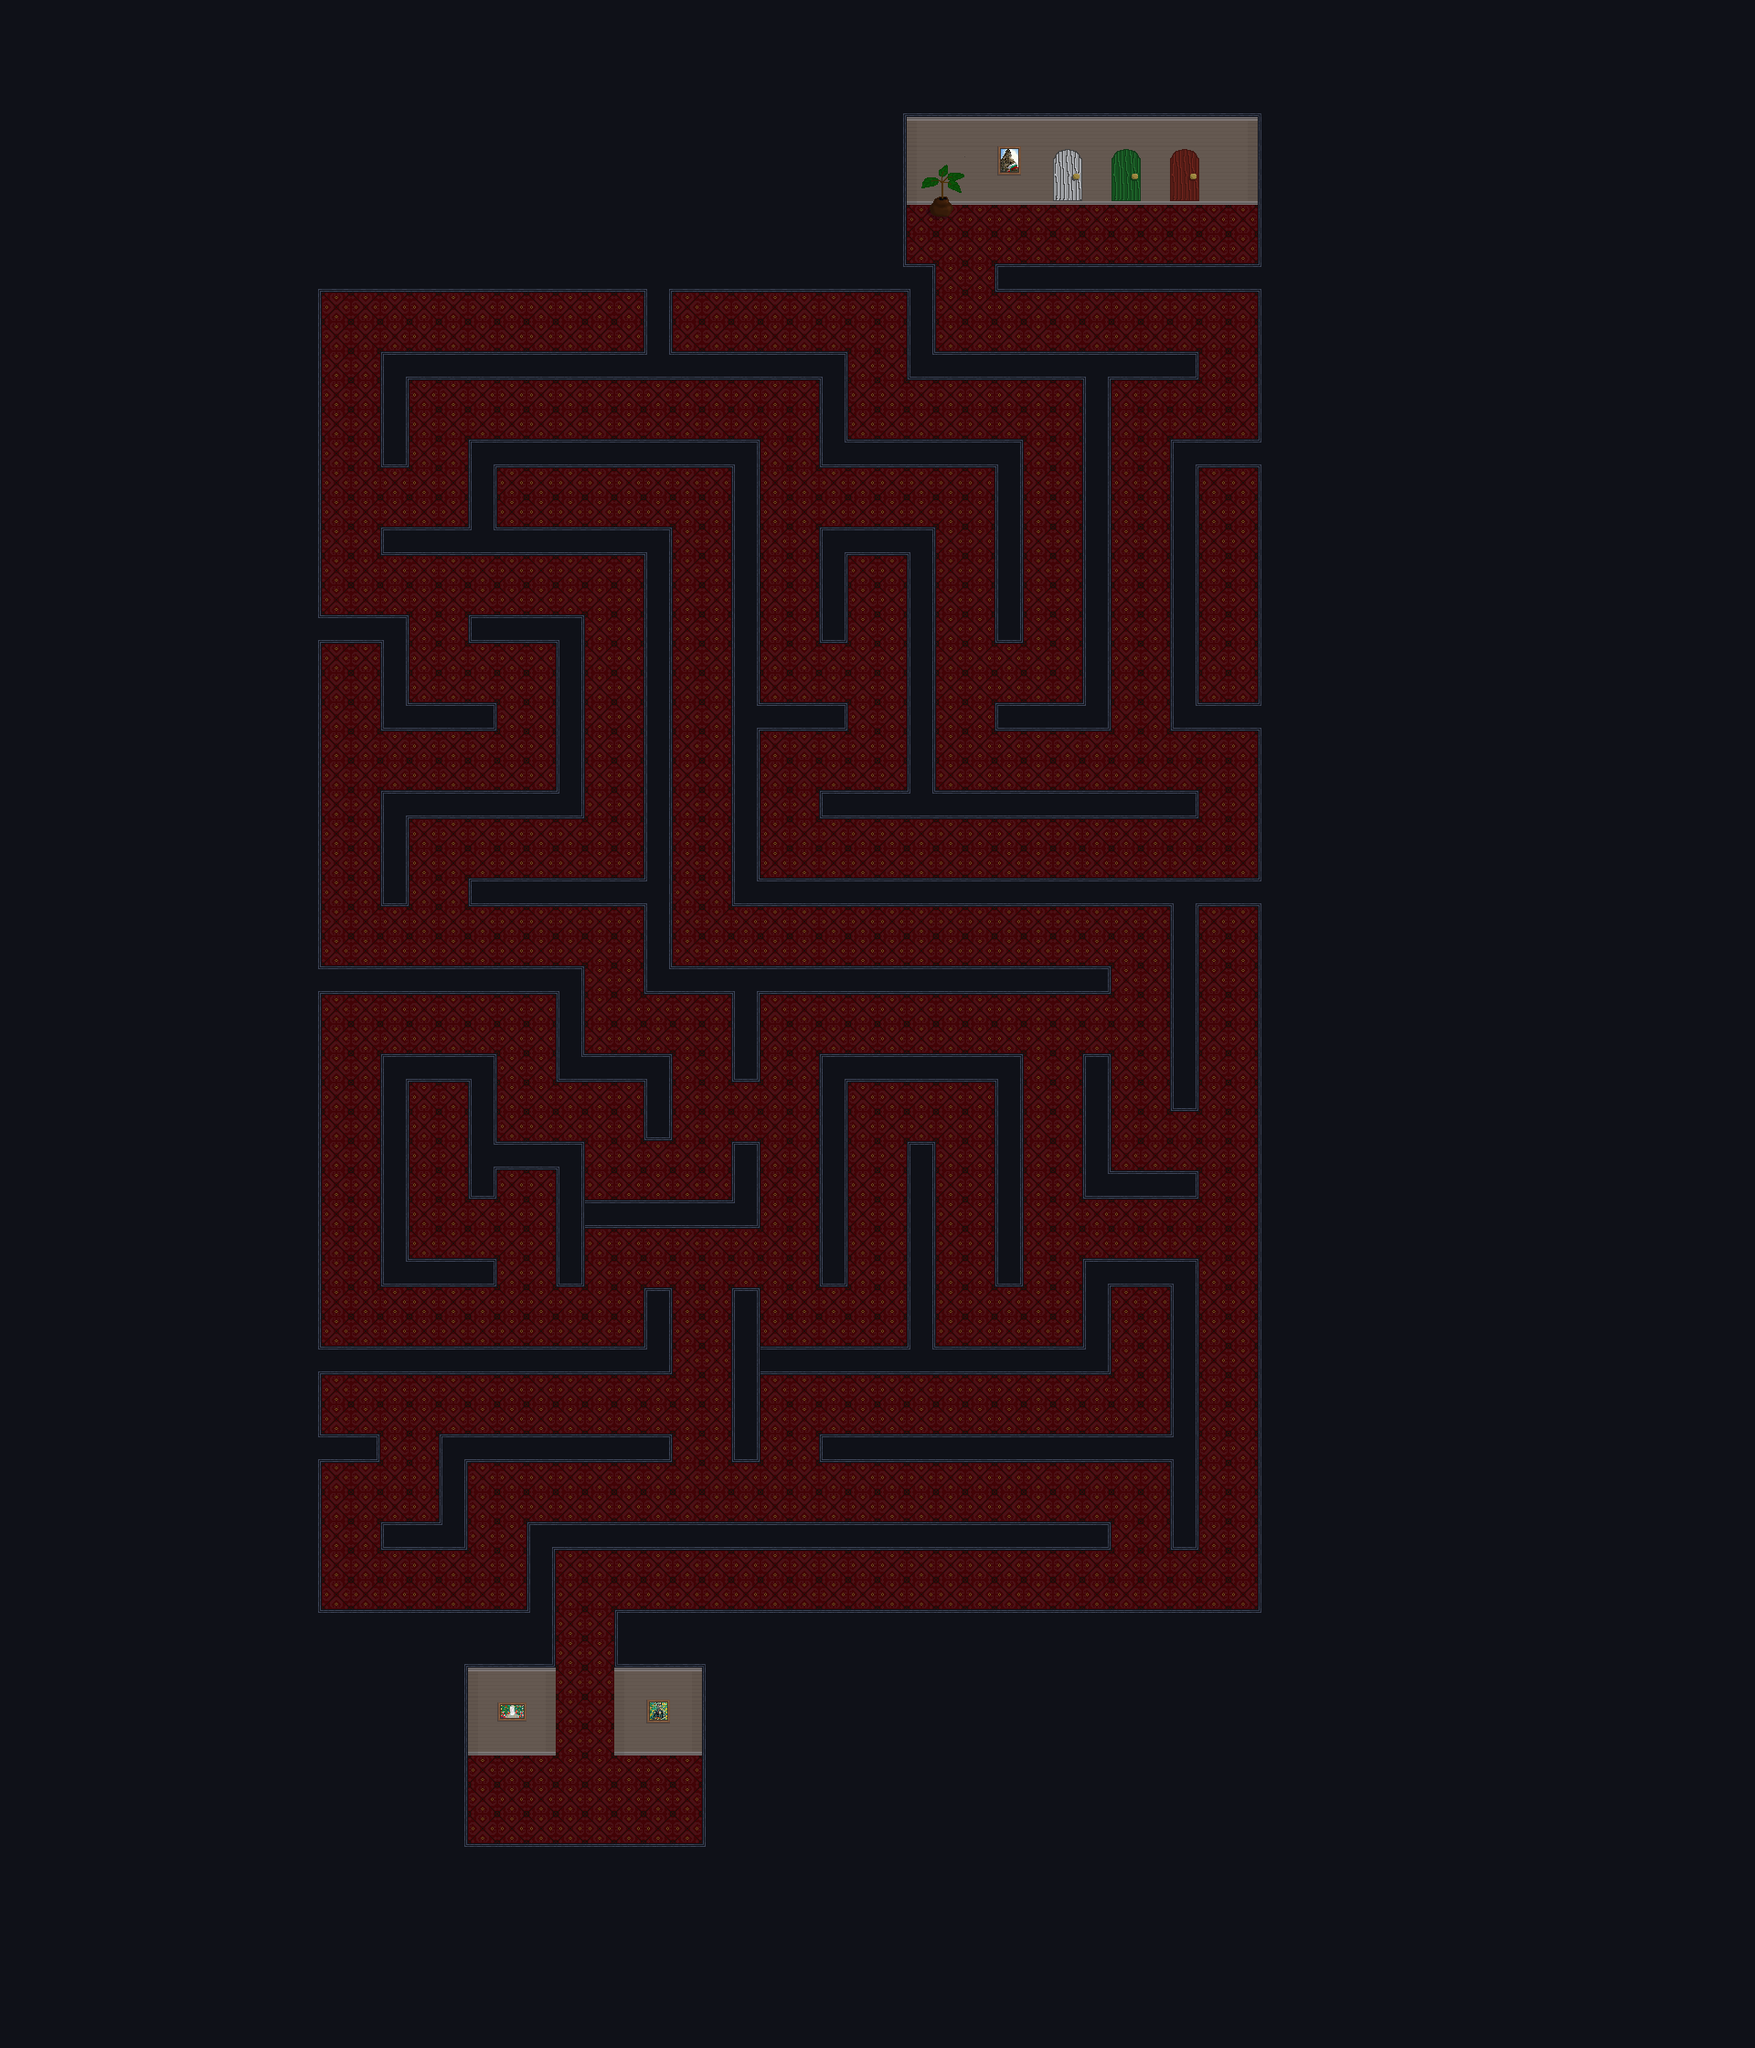

Tiled map render using the project's own tile images. Description and the map definition, with tile-layer contents summarised, below:
An orthogonal 60x70 tile map with 32x32 px tiles, 4 tile layers (floor, walls/blank, doors, objects), 3 tilesets.

<map version="1.10" tiledversion="1.10.2" orientation="orthogonal" renderorder="right-down" width="60" height="70" tilewidth="32" tileheight="32" infinite="0" nextlayerid="5" nextobjectid="1">
 <properties>
  <property name="solid" type="bool" value="true" />
 </properties>
 <tileset firstgid="1" name="imgtile" tilewidth="32" tileheight="32" tilecount="98" columns="14">
  <image source="imgtile.png" width="448" height="224" />
 </tileset>
 <tileset firstgid="99" name="extras" tilewidth="32" tileheight="32" tilecount="10" columns="5">
  <image source="extras.png" width="173" height="82" />
 </tileset>
 <tileset firstgid="109" name="tilesettwo" tilewidth="32" tileheight="32" tilecount="130" columns="10">
  <image source="tilesettwo.png" width="320" height="430" />
 </tileset>
 <layer id="1" name="floor" width="60" height="70">
  <data>[4200 cells, 1082 non-empty, 1 distinct tile ids]</data>
 </layer>
 <layer id="2" name="walls/blank" width="60" height="70">
  <properties>
   <property name="solid" type="bool" value="true" />
  </properties>
  <data>[4200 cells, 3112 non-empty, 27 distinct tile ids]</data>
 </layer>
 <layer id="3" name="doors" width="60" height="70">
  <data>[4200 cells, 6 non-empty, 6 distinct tile ids]</data>
 </layer>
 <layer id="4" name="objects" width="60" height="70">
  <data>[4200 cells, 9 non-empty, 9 distinct tile ids]</data>
 </layer>
</map>